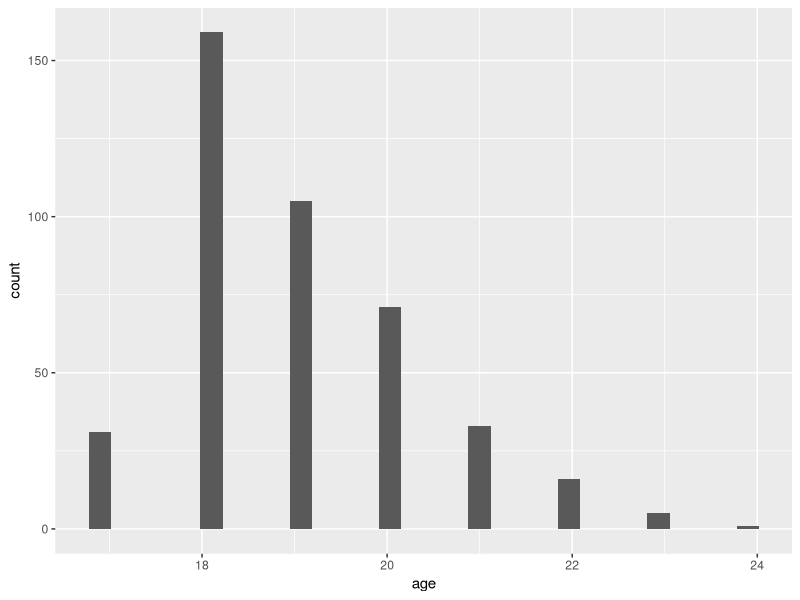
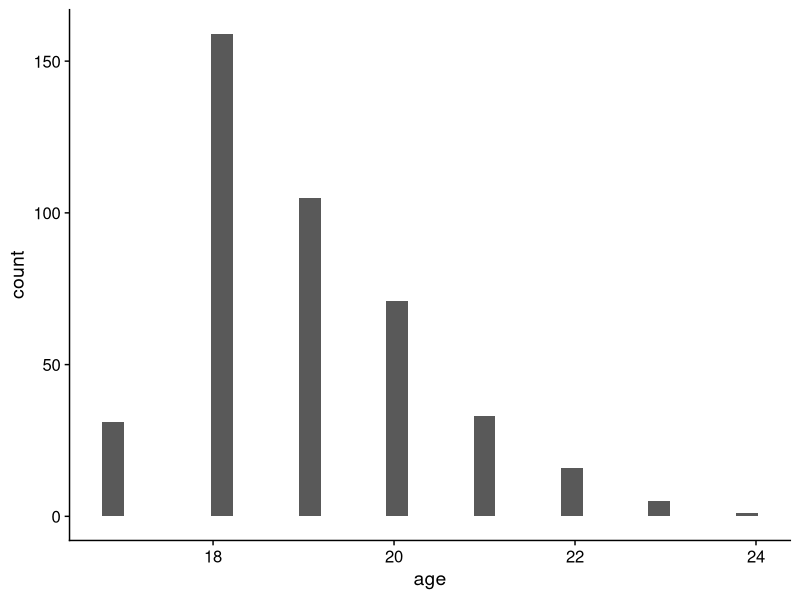
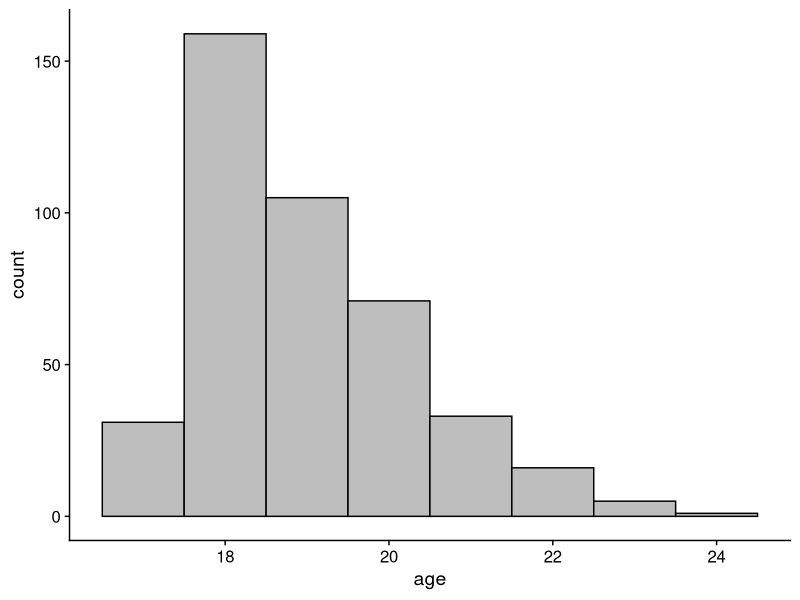
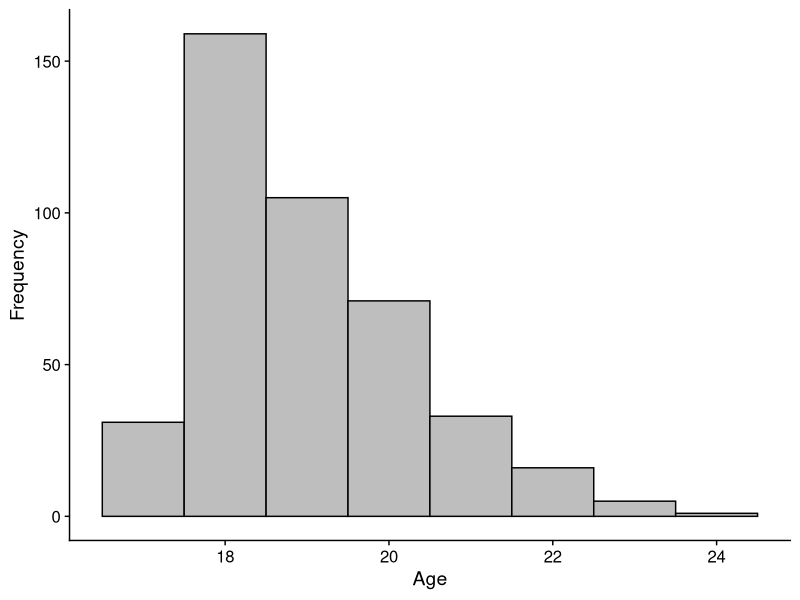
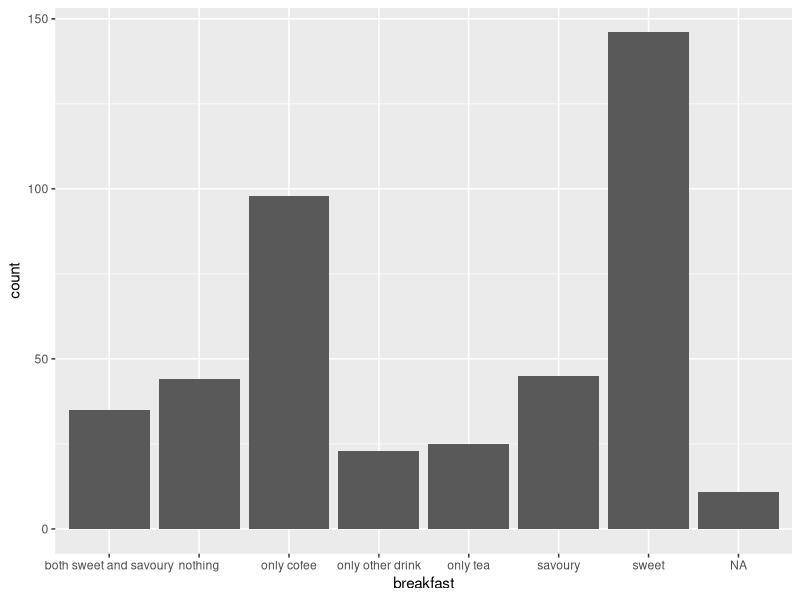
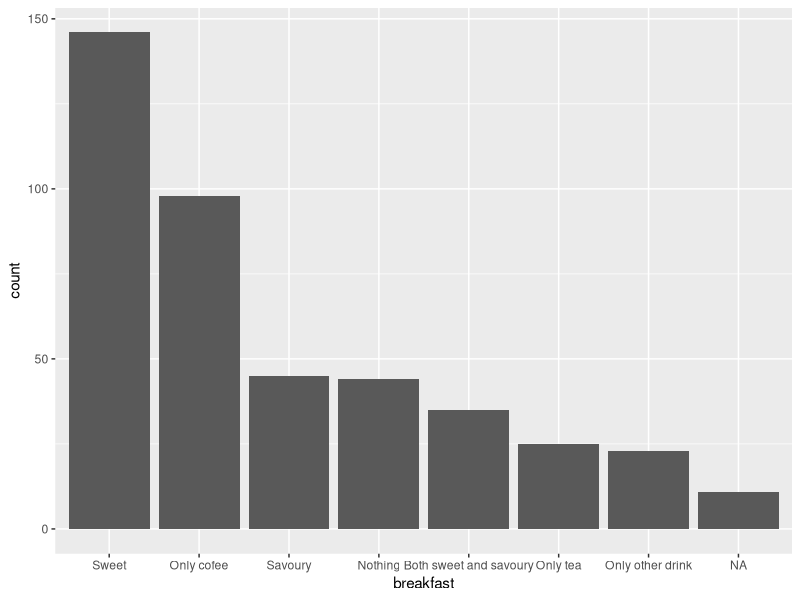
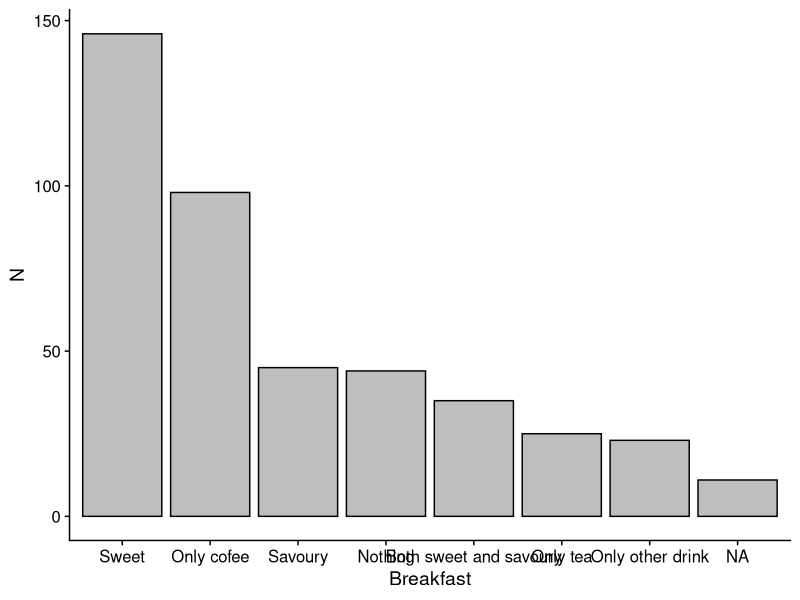
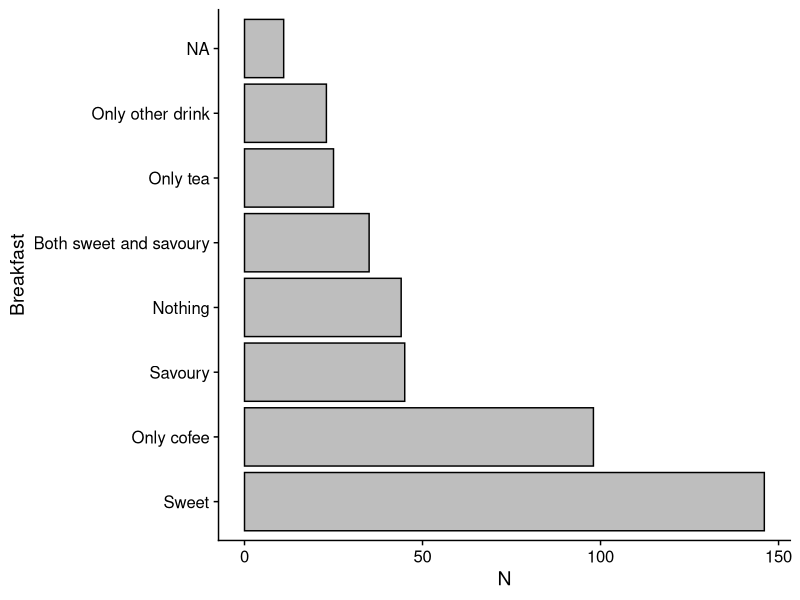

Write the R code that produced these figures, in order.
## ---- chunk 1
set.seed(1)
library(tidyverse)
n <- 427
my_data <- tibble(id = replicate(n, paste(c(sample(LETTERS, 2, T), sample(0:9, 3)), collapse = "")),
                  age = round(abs(rnorm(n, 0, 2)) + 17.3),
                  breakfast = sample(c("sweet", "savoury", "only tea", "only cofee",
                                      "only other drink", "both sweet and savoury", "nothing"),
                                    n, replace = T, prob = c(.32, .14, .05, .21, .07, .11, .1)))
my_data[sample(n, 6), 2] <- NA
my_data[sample(n, 11), 3] <- NA
## ---- chunk 2
my_data %>% str()
## ---- chunk 3
my_data <- my_data %>%
  mutate(id = factor(id), breakfast = factor(breakfast))
my_data %>% str()
## ---- chunk 4
my_data %>% summary()
## ---- chunk 5
duplicated(c(1, 2, 5)) # unique -> all FALSE
duplicated(c(1, 2, 2)) # not unique -> some TRUE
## ---- chunk 6
my_data %>%
  mutate(id_check = duplicated(id)) %>%
  summary()
## ---- chunk 7
age_desc <- my_data %>%
  summarise(age_mean = mean(age),
            sd_age = sd(age),
            min_age = min(age),
            max_age = max(age),
            na_age = sum(is.na(age)))
age_desc
## ---- chunk 8
age_desc <- my_data %>%
  summarise(mean = mean(age, na.rm = T),
            sd = sd(age, na.rm = T),
            min = min(age, na.rm = T),
            max = max(age, na.rm = T),
            na = sum(is.na(age)))
age_desc
## ---- chunk 9
age_desc <- age_desc %>% 
  modify(round, 2)
age_desc
## ---- chunk 10
age_desc <- my_data %>%
  summarise(mean = mean(age, na.rm = T),
            sd = sd(age, na.rm = T),
            min = min(age, na.rm = T),
            max = max(age, na.rm = T),
            na = sum(is.na(age))) %>%
  modify(round, 2)
age_desc
## ---- chunk 11
brekky_desc <- my_data %>%
  group_by(breakfast) %>%
  summarise(n = n(),
            perc = n()/nrow(my_data) * 100,
            mean_age = mean(age, na.rm = T),
            sd_age = sd(age, na.rm = T)) %>%
  modify_if(is.numeric, round, 2)
brekky_desc
## ---- chunk 12
brekky_desc <- my_data %>%
  mutate(breakfast = fct_explicit_na(breakfast)) %>%
  group_by(breakfast) %>%
  summarise(n = n(),
            perc = n()/nrow(my_data) * 100,
            mean_age = mean(age, na.rm = T),
            sd_age = sd(age, na.rm = T)) %>%
  modify_if(is.numeric, round, 2)
brekky_desc
## ---- chunk 13
library(knitr)
brekky_desc %>% kable()
## ---- chunk 14
library(stringr)
str_to_sentence("some string we want to edit")
## ---- chunk 15
brekky_desc %>%
  mutate(breakfast = str_to_sentence(breakfast))
## ---- chunk 16
brekky_desc %>%
  mutate(breakfast = str_to_sentence(breakfast)) %>%
  kable(col.names = c("Breakfast", "*N*", "%", "*M*~age~", "*SD*~age~"),
        caption = "Table 1 *Descriptive statistics by breakfast*")
## ---- chunk 17
my_data %>%
  ggplot(aes(x = age)) +
  geom_histogram()
## ---- chunk 18
my_data %>% summary()
## ---- chunk 19
library(cowplot)
my_data %>%
  ggplot(aes(x = age)) +
  geom_histogram() +
  theme_cowplot()
## ---- chunk 20
library(cowplot)
my_data %>%
  ggplot(aes(x = age)) +
  geom_histogram(bins = 8, color = "black", fill = "grey") +
  theme_cowplot()
## ---- chunk 21
library(cowplot)
my_data %>%
  ggplot(aes(x = age)) +
  geom_histogram(bins = 8, color = "black", fill = "grey") +
  labs(x = "Age", y = "Frequency") +
  theme_cowplot()
## ---- chunk 22
my_data %>%
  ggplot(aes(x = breakfast)) +
  geom_bar()
## ---- chunk 23
my_data %>%
  pull(breakfast) %>%
  levels()
## ---- chunk 24
my_data %>%
  mutate(breakfast = str_to_sentence(breakfast),
         breakfast = fct_infreq(breakfast)) %>%
  ggplot(aes(x = breakfast)) +
  geom_bar()
## ---- chunk 25
my_data %>%
  mutate(breakfast = str_to_sentence(breakfast),
         breakfast = fct_infreq(breakfast)) %>%
  ggplot(aes(x = breakfast)) +
  geom_bar(color = "black", fill = "grey") +
  labs(x = "Breakfast", y = "N") +
  theme_cowplot()
## ---- chunk 26
my_data %>%
  mutate(breakfast = str_to_sentence(breakfast),
         breakfast = fct_infreq(breakfast)) %>%
  ggplot(aes(x = breakfast)) +
  geom_bar(color = "black", fill = "grey") +
  labs(x = "Breakfast", y = "N") +
  theme_cowplot() +
  coord_flip()
## ---- chunk 27
my_data %>%
  mutate(breakfast = str_to_sentence(breakfast),
         breakfast = fct_infreq(breakfast),
         breakfast = fct_rev(breakfast)) %>%
  ggplot(aes(x = breakfast)) +
  geom_bar(color = "black", fill = "grey") +
  labs(x = "Breakfast", y = "N") +
  theme_cowplot() +
  coord_flip()
## ---- chunk 28
my_data %>%
  ggplot(aes(x = breakfast, y = age)) +
  geom_boxplot()
## ---- chunk 29
my_data %>%
  mutate(breakfast = str_to_sentence(breakfast),
         breakfast = fct_rev(breakfast)) %>%
  ggplot(aes(x = breakfast, y = age)) +
  geom_boxplot(color = "black", fill = "grey") +
  labs(x = "Breakfast", y = "Age") +
  theme_cowplot() +
  coord_flip()
## ---- chunk 30
brekky_desc %>%
  mutate(breakfast = str_to_sentence(breakfast)) %>%
  kable(col.names = c("Breakfast", "*N*", "%", "*M*~age~", "*SD*~age~"),
        caption = "Table 1 *Descriptive statistics by breakfast*")
## ---- chunk 31
# my_data %>%
#   ggplot(aes(x = age)) +
#   geom_histogram(bins = 8, color = "black", fill = "grey") +
#   theme_cowplot()
